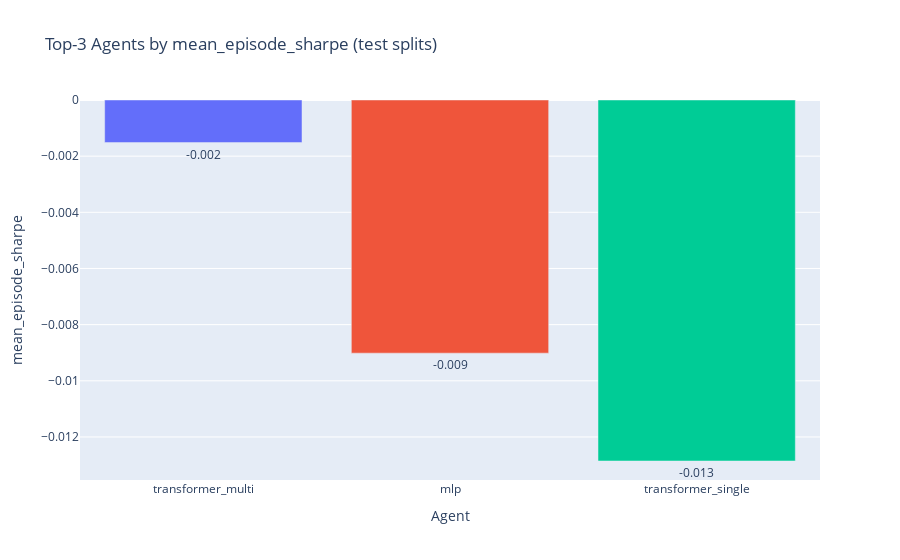
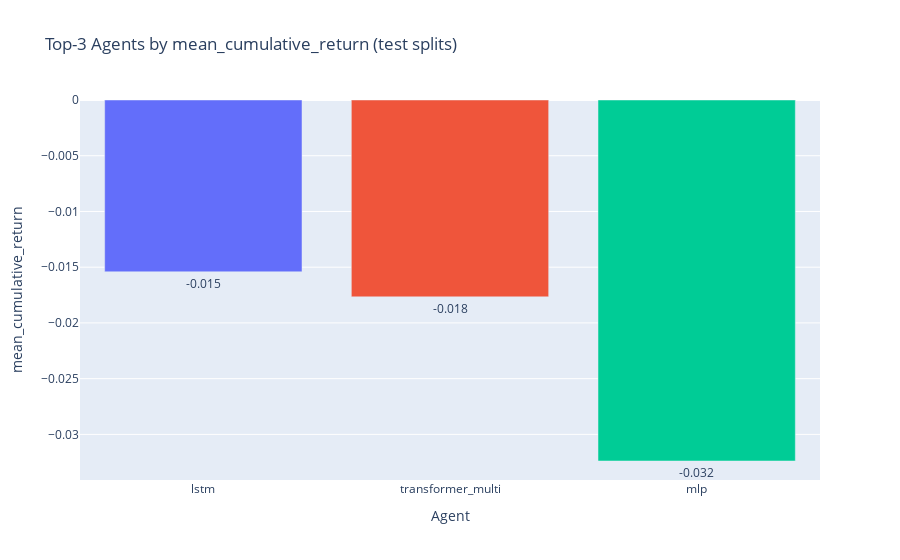
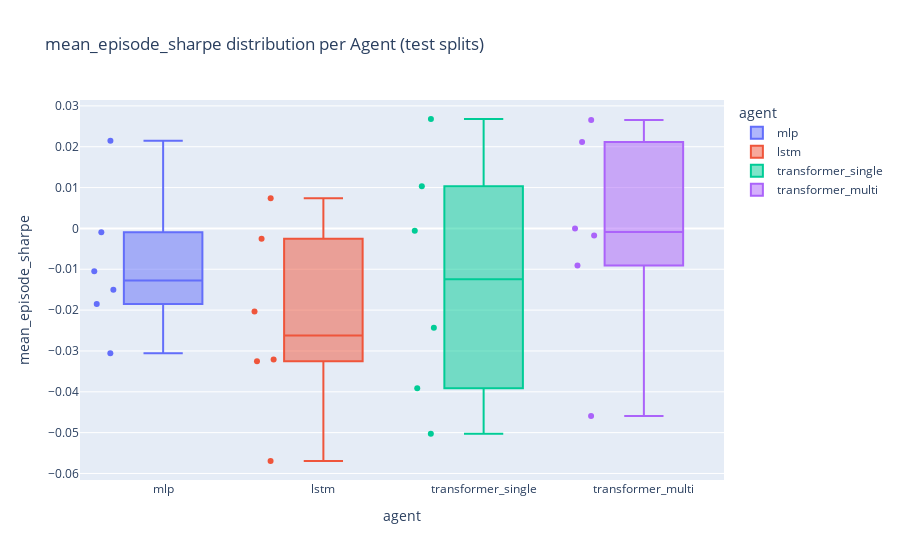
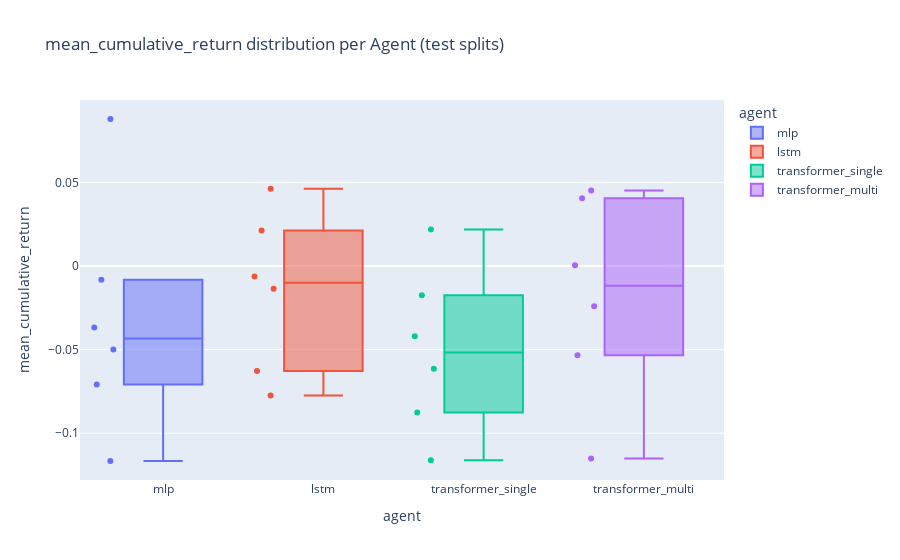

The notebook cell saved with these charts, in order:
### Code cell
print('MEAN EPISODE SHARPE')
display(plotly_leaderboard(results_df, metric="mean_episode_sharpe", top_k=3))
print('MEAN EPISODE CUMULATIVE RETURN')
display(plotly_leaderboard(results_df, metric="mean_cumulative_return", top_k=3))
plotly_metric_by_agent_and_split(results_df, metric="mean_episode_sharpe")
plotly_metric_by_agent_and_split(results_df, metric="mean_cumulative_return")
plotly_action_distribution(results_df)

### Figure 1 — Plotly figure (JSON) as saved in the notebook; plotly's stock layout.template omitted (floating-point values rounded to 4 significant figures)
{"data": [{"alignmentgroup": "True", "hovertemplate": "agent=%{x}<br>mean_episode_sharpe=%{text}<extra></extra>", "legendgroup": "transformer_multi", "marker": {"color": "#636efa", "pattern": {"shape": ""}}, "name": "transformer_multi", "offsetgroup": "transformer_multi", "orientation": "v", "showlegend": true, "text": [-0.001516], "textposition": "outside", "texttemplate": "%{text:.3f}", "type": "bar", "x": ["transformer_multi"], "xaxis": "x", "y": [-0.001516], "yaxis": "y"}, {"alignmentgroup": "True", "hovertemplate": "agent=%{x}<br>mean_episode_sharpe=%{text}<extra></extra>", "legendgroup": "mlp", "marker": {"color": "#EF553B", "pattern": {"shape": ""}}, "name": "mlp", "offsetgroup": "mlp", "orientation": "v", "showlegend": true, "text": [-0.009016], "textposition": "outside", "texttemplate": "%{text:.3f}", "type": "bar", "x": ["mlp"], "xaxis": "x", "y": [-0.009016], "yaxis": "y"}, {"alignmentgroup": "True", "hovertemplate": "agent=%{x}<br>mean_episode_sharpe=%{text}<extra></extra>", "legendgroup": "transformer_single", "marker": {"color": "#00cc96", "pattern": {"shape": ""}}, "name": "transformer_single", "offsetgroup": "transformer_single", "orientation": "v", "showlegend": true, "text": [-0.01286], "textposition": "outside", "texttemplate": "%{text:.3f}", "type": "bar", "x": ["transformer_single"], "xaxis": "x", "y": [-0.01286], "yaxis": "y"}], "layout": {"barmode": "relative", "legend": {"title": {"text": "agent"}, "tracegroupgap": 0}, "showlegend": false, "title": {"text": "Top-3 Agents by mean_episode_sharpe (test splits)"}, "xaxis": {"anchor": "y", "categoryarray": ["transformer_multi", "mlp", "transformer_single"], "categoryorder": "array", "domain": [0, 1], "title": {"text": "Agent"}}, "yaxis": {"anchor": "x", "domain": [0, 1], "title": {"text": "mean_episode_sharpe"}}}}

### Figure 2 — Plotly figure (JSON) as saved in the notebook; plotly's stock layout.template omitted (floating-point values rounded to 4 significant figures)
{"data": [{"alignmentgroup": "True", "hovertemplate": "agent=%{x}<br>mean_cumulative_return=%{text}<extra></extra>", "legendgroup": "lstm", "marker": {"color": "#636efa", "pattern": {"shape": ""}}, "name": "lstm", "offsetgroup": "lstm", "orientation": "v", "showlegend": true, "text": [-0.01541], "textposition": "outside", "texttemplate": "%{text:.3f}", "type": "bar", "x": ["lstm"], "xaxis": "x", "y": [-0.01541], "yaxis": "y"}, {"alignmentgroup": "True", "hovertemplate": "agent=%{x}<br>mean_cumulative_return=%{text}<extra></extra>", "legendgroup": "transformer_multi", "marker": {"color": "#EF553B", "pattern": {"shape": ""}}, "name": "transformer_multi", "offsetgroup": "transformer_multi", "orientation": "v", "showlegend": true, "text": [-0.01766], "textposition": "outside", "texttemplate": "%{text:.3f}", "type": "bar", "x": ["transformer_multi"], "xaxis": "x", "y": [-0.01766], "yaxis": "y"}, {"alignmentgroup": "True", "hovertemplate": "agent=%{x}<br>mean_cumulative_return=%{text}<extra></extra>", "legendgroup": "mlp", "marker": {"color": "#00cc96", "pattern": {"shape": ""}}, "name": "mlp", "offsetgroup": "mlp", "orientation": "v", "showlegend": true, "text": [-0.03239], "textposition": "outside", "texttemplate": "%{text:.3f}", "type": "bar", "x": ["mlp"], "xaxis": "x", "y": [-0.03239], "yaxis": "y"}], "layout": {"barmode": "relative", "legend": {"title": {"text": "agent"}, "tracegroupgap": 0}, "showlegend": false, "title": {"text": "Top-3 Agents by mean_cumulative_return (test splits)"}, "xaxis": {"anchor": "y", "categoryarray": ["lstm", "transformer_multi", "mlp"], "categoryorder": "array", "domain": [0, 1], "title": {"text": "Agent"}}, "yaxis": {"anchor": "x", "domain": [0, 1], "title": {"text": "mean_cumulative_return"}}}}

### Figure 3 — Plotly figure (JSON) as saved in the notebook; plotly's stock layout.template omitted (floating-point values rounded to 4 significant figures)
{"data": [{"alignmentgroup": "True", "boxpoints": "all", "customdata": [[0, "2023-07-01", "2023-12-01"], [1, "2023-07-01", "2023-12-01"], [2, "2023-07-01", "2023-12-01"], [0, "2024-07-01", "2024-12-01"], [1, "2024-07-01", "2024-12-01"], [2, "2024-07-01", "2024-12-01"]], "hovertemplate": "agent=%{x}<br>mean_episode_sharpe=%{y}<br>seed=%{customdata[0]}<br>split_start=%{customdata[1]}<br>split_end=%{customdata[2]}<extra></extra>", "legendgroup": "mlp", "marker": {"color": "#636efa"}, "name": "mlp", "notched": false, "offsetgroup": "mlp", "orientation": "v", "showlegend": true, "type": "box", "x": ["mlp", "mlp", "mlp", "mlp", "mlp", "mlp"], "x0": " ", "xaxis": "x", "y": [-0.01853, -0.015, -0.01051, -0.0009112, -0.03059, 0.02145], "y0": " ", "yaxis": "y"}, {"alignmentgroup": "True", "boxpoints": "all", "customdata": [[0, "2023-07-01", "2023-12-01"], [1, "2023-07-01", "2023-12-01"], [2, "2023-07-01", "2023-12-01"], [0, "2024-07-01", "2024-12-01"], [1, "2024-07-01", "2024-12-01"], [2, "2024-07-01", "2024-12-01"]], "hovertemplate": "agent=%{x}<br>mean_episode_sharpe=%{y}<br>seed=%{customdata[0]}<br>split_start=%{customdata[1]}<br>split_end=%{customdata[2]}<extra></extra>", "legendgroup": "lstm", "marker": {"color": "#EF553B"}, "name": "lstm", "notched": false, "offsetgroup": "lstm", "orientation": "v", "showlegend": true, "type": "box", "x": ["lstm", "lstm", "lstm", "lstm", "lstm", "lstm"], "x0": " ", "xaxis": "x", "y": [-0.002537, 0.007399, -0.03208, -0.02034, -0.05695, -0.03253], "y0": " ", "yaxis": "y"}, {"alignmentgroup": "True", "boxpoints": "all", "customdata": [[0, "2023-07-01", "2023-12-01"], [1, "2023-07-01", "2023-12-01"], [2, "2023-07-01", "2023-12-01"], [0, "2024-07-01", "2024-12-01"], [1, "2024-07-01", "2024-12-01"], [2, "2024-07-01", "2024-12-01"]], "hovertemplate": "agent=%{x}<br>mean_episode_sharpe=%{y}<br>seed=%{customdata[0]}<br>split_start=%{customdata[1]}<br>split_end=%{customdata[2]}<extra></extra>", "legendgroup": "transformer_single", "marker": {"color": "#00cc96"}, "name": "transformer_single", "notched": false, "offsetgroup": "transformer_single", "orientation": "v", "showlegend": true, "type": "box", "x": ["transformer_single", "transformer_single", "transformer_single", "transformer_single", "transformer_single", "transformer_single"], "x0": " ", "xaxis": "x", "y": [-0.02433, 0.01035, -0.05026, -0.0005468, -0.03915, 0.02679], "y0": " ", "yaxis": "y"}, {"alignmentgroup": "True", "boxpoints": "all", "customdata": [[0, "2023-07-01", "2023-12-01"], [1, "2023-07-01", "2023-12-01"], [2, "2023-07-01", "2023-12-01"], [0, "2024-07-01", "2024-12-01"], [1, "2024-07-01", "2024-12-01"], [2, "2024-07-01", "2024-12-01"]], "hovertemplate": "agent=%{x}<br>mean_episode_sharpe=%{y}<br>seed=%{customdata[0]}<br>split_start=%{customdata[1]}<br>split_end=%{customdata[2]}<extra></extra>", "legendgroup": "transformer_multi", "marker": {"color": "#ab63fa"}, "name": "transformer_multi", "notched": false, "offsetgroup": "transformer_multi", "orientation": "v", "showlegend": true, "type": "box", "x": ["transformer_multi", "transformer_multi", "transformer_multi", "transformer_multi", "transformer_multi", "transformer_multi"], "x0": " ", "xaxis": "x", "y": [-0.009109, 0.02653, -0.001728, -3.406e-05, -0.04591, 0.02115], "y0": " ", "yaxis": "y"}], "layout": {"boxmode": "overlay", "legend": {"title": {"text": "agent"}, "tracegroupgap": 0}, "title": {"text": "mean_episode_sharpe distribution per Agent (test splits)"}, "xaxis": {"anchor": "y", "categoryarray": ["mlp", "lstm", "transformer_single", "transformer_multi"], "categoryorder": "array", "domain": [0, 1], "title": {"text": "agent"}}, "yaxis": {"anchor": "x", "domain": [0, 1], "title": {"text": "mean_episode_sharpe"}}}}

### Figure 4 — Plotly figure (JSON) as saved in the notebook; plotly's stock layout.template omitted (floating-point values rounded to 4 significant figures)
{"data": [{"alignmentgroup": "True", "boxpoints": "all", "customdata": [[0, "2023-07-01", "2023-12-01"], [1, "2023-07-01", "2023-12-01"], [2, "2023-07-01", "2023-12-01"], [0, "2024-07-01", "2024-12-01"], [1, "2024-07-01", "2024-12-01"], [2, "2024-07-01", "2024-12-01"]], "hovertemplate": "agent=%{x}<br>mean_cumulative_return=%{y}<br>seed=%{customdata[0]}<br>split_start=%{customdata[1]}<br>split_end=%{customdata[2]}<extra></extra>", "legendgroup": "mlp", "marker": {"color": "#636efa"}, "name": "mlp", "notched": false, "offsetgroup": "mlp", "orientation": "v", "showlegend": true, "type": "box", "x": ["mlp", "mlp", "mlp", "mlp", "mlp", "mlp"], "x0": " ", "xaxis": "x", "y": [-0.04996, -0.008162, -0.03675, -0.1167, -0.07084, 0.08805], "y0": " ", "yaxis": "y"}, {"alignmentgroup": "True", "boxpoints": "all", "customdata": [[0, "2023-07-01", "2023-12-01"], [1, "2023-07-01", "2023-12-01"], [2, "2023-07-01", "2023-12-01"], [0, "2024-07-01", "2024-12-01"], [1, "2024-07-01", "2024-12-01"], [2, "2024-07-01", "2024-12-01"]], "hovertemplate": "agent=%{x}<br>mean_cumulative_return=%{y}<br>seed=%{customdata[0]}<br>split_start=%{customdata[1]}<br>split_end=%{customdata[2]}<extra></extra>", "legendgroup": "lstm", "marker": {"color": "#EF553B"}, "name": "lstm", "notched": false, "offsetgroup": "lstm", "orientation": "v", "showlegend": true, "type": "box", "x": ["lstm", "lstm", "lstm", "lstm", "lstm", "lstm"], "x0": " ", "xaxis": "x", "y": [-0.0136, 0.02135, -0.06284, 0.04631, -0.0775, -0.006182], "y0": " ", "yaxis": "y"}, {"alignmentgroup": "True", "boxpoints": "all", "customdata": [[0, "2023-07-01", "2023-12-01"], [1, "2023-07-01", "2023-12-01"], [2, "2023-07-01", "2023-12-01"], [0, "2024-07-01", "2024-12-01"], [1, "2024-07-01", "2024-12-01"], [2, "2024-07-01", "2024-12-01"]], "hovertemplate": "agent=%{x}<br>mean_cumulative_return=%{y}<br>seed=%{customdata[0]}<br>split_start=%{customdata[1]}<br>split_end=%{customdata[2]}<extra></extra>", "legendgroup": "transformer_single", "marker": {"color": "#00cc96"}, "name": "transformer_single", "notched": false, "offsetgroup": "transformer_single", "orientation": "v", "showlegend": true, "type": "box", "x": ["transformer_single", "transformer_single", "transformer_single", "transformer_single", "transformer_single", "transformer_single"], "x0": " ", "xaxis": "x", "y": [-0.06143, 0.02184, -0.08756, -0.1162, -0.04203, -0.0174], "y0": " ", "yaxis": "y"}, {"alignmentgroup": "True", "boxpoints": "all", "customdata": [[0, "2023-07-01", "2023-12-01"], [1, "2023-07-01", "2023-12-01"], [2, "2023-07-01", "2023-12-01"], [0, "2024-07-01", "2024-12-01"], [1, "2024-07-01", "2024-12-01"], [2, "2024-07-01", "2024-12-01"]], "hovertemplate": "agent=%{x}<br>mean_cumulative_return=%{y}<br>seed=%{customdata[0]}<br>split_start=%{customdata[1]}<br>split_end=%{customdata[2]}<extra></extra>", "legendgroup": "transformer_multi", "marker": {"color": "#ab63fa"}, "name": "transformer_multi", "notched": false, "offsetgroup": "transformer_multi", "orientation": "v", "showlegend": true, "type": "box", "x": ["transformer_multi", "transformer_multi", "transformer_multi", "transformer_multi", "transformer_multi", "transformer_multi"], "x0": " ", "xaxis": "x", "y": [-0.02402, 0.04532, 0.0005097, -0.1151, -0.05338, 0.04068], "y0": " ", "yaxis": "y"}], "layout": {"boxmode": "overlay", "legend": {"title": {"text": "agent"}, "tracegroupgap": 0}, "title": {"text": "mean_cumulative_return distribution per Agent (test splits)"}, "xaxis": {"anchor": "y", "categoryarray": ["mlp", "lstm", "transformer_single", "transformer_multi"], "categoryorder": "array", "domain": [0, 1], "title": {"text": "agent"}}, "yaxis": {"anchor": "x", "domain": [0, 1], "title": {"text": "mean_cumulative_return"}}}}
